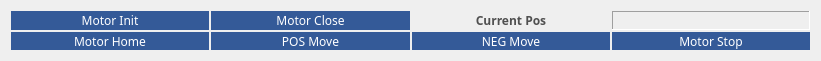
   <widget class="QWidget" name="layoutWidget">
    <property name="geometry">
     <rect>
      <x>0</x>
      <y>600</y>
      <width>821</width>
      <height>61</height>
     </rect>
    </property>
    <layout class="QGridLayout" name="gridLayout">
     <property name="spacing">
      <number>2</number>
     </property>
     <item row="0" column="0">
      <widget class="QPushButton" name="pbMotorInit">
       <property name="sizePolicy">
        <sizepolicy hsizetype="Preferred" vsizetype="Preferred">
         <horstretch>0</horstretch>
         <verstretch>0</verstretch>
        </sizepolicy>
       </property>
       <property name="font">
        <font>
         <family>微软雅黑</family>
        </font>
       </property>
       <property name="styleSheet">
        <string notr="true">QPushButton{background-color: rgb(52, 90, 152);color:white;border-radius:0px;}
QPushButton:hover{background-color: rgb(117,149,209);color:white;border-radius:0px;}
QPushButton:pressed{background-color: rgb(71, 175, 255);color:white;border-radius:0px;}</string>
       </property>
       <property name="text">
        <string>Motor Init</string>
       </property>
      </widget>
     </item>
     <item row="1" column="0">
      <widget class="QPushButton" name="pbMotorHome">
       <property name="sizePolicy">
        <sizepolicy hsizetype="Preferred" vsizetype="Preferred">
         <horstretch>0</horstretch>
         <verstretch>0</verstretch>
        </sizepolicy>
       </property>
       <property name="font">
        <font>
         <family>微软雅黑</family>
        </font>
       </property>
       <property name="styleSheet">
        <string notr="true">QPushButton{background-color: rgb(52, 90, 152);color:white;border-radius:0px;}
QPushButton:hover{background-color: rgb(117,149,209);color:white;border-radius:0px;}
QPushButton:pressed{background-color: rgb(71, 175, 255);color:white;border-radius:0px;}</string>
       </property>
       <property name="text">
        <string>Motor Home</string>
       </property>
      </widget>
     </item>
     <item row="1" column="1">
      <widget class="QPushButton" name="pbMotorPosMove">
       <property name="sizePolicy">
        <sizepolicy hsizetype="Preferred" vsizetype="Preferred">
         <horstretch>0</horstretch>
         <verstretch>0</verstretch>
        </sizepolicy>
       </property>
       <property name="font">
        <font>
         <family>微软雅黑</family>
        </font>
       </property>
       <property name="styleSheet">
        <string notr="true">QPushButton{background-color: rgb(52, 90, 152);color:white;border-radius:0px;}
QPushButton:hover{background-color: rgb(117,149,209);color:white;border-radius:0px;}
QPushButton:pressed{background-color: rgb(71, 175, 255);color:white;border-radius:0px;}</string>
       </property>
       <property name="text">
        <string>POS Move</string>
       </property>
      </widget>
     </item>
     <item row="1" column="2">
      <widget class="QPushButton" name="pbMotorNegMove">
       <property name="sizePolicy">
        <sizepolicy hsizetype="Preferred" vsizetype="Preferred">
         <horstretch>0</horstretch>
         <verstretch>0</verstretch>
        </sizepolicy>
       </property>
       <property name="font">
        <font>
         <family>微软雅黑</family>
        </font>
       </property>
       <property name="styleSheet">
        <string notr="true">QPushButton{background-color: rgb(52, 90, 152);color:white;border-radius:0px;}
QPushButton:hover{background-color: rgb(117,149,209);color:white;border-radius:0px;}
QPushButton:pressed{background-color: rgb(71, 175, 255);color:white;border-radius:0px;}</string>
       </property>
       <property name="text">
        <string>NEG Move</string>
       </property>
      </widget>
     </item>
     <item row="1" column="3">
      <widget class="QPushButton" name="pbMotorStop">
       <property name="sizePolicy">
        <sizepolicy hsizetype="Preferred" vsizetype="Preferred">
         <horstretch>0</horstretch>
         <verstretch>0</verstretch>
        </sizepolicy>
       </property>
       <property name="font">
        <font>
         <family>微软雅黑</family>
        </font>
       </property>
       <property name="styleSheet">
        <string notr="true">QPushButton{background-color: rgb(52, 90, 152);color:white;border-radius:0px;}
QPushButton:hover{background-color: rgb(117,149,209);color:white;border-radius:0px;}
QPushButton:pressed{background-color: rgb(71, 175, 255);color:white;border-radius:0px;}</string>
       </property>
       <property name="text">
        <string>Motor Stop</string>
       </property>
      </widget>
     </item>
     <item row="0" column="1">
      <widget class="QPushButton" name="pbMotorClose">
       <property name="sizePolicy">
        <sizepolicy hsizetype="Preferred" vsizetype="Preferred">
         <horstretch>0</horstretch>
         <verstretch>0</verstretch>
        </sizepolicy>
       </property>
       <property name="font">
        <font>
         <family>微软雅黑</family>
        </font>
       </property>
       <property name="styleSheet">
        <string notr="true">QPushButton{background-color: rgb(52, 90, 152);color:white;border-radius:0px;}
QPushButton:hover{background-color: rgb(117,149,209);color:white;border-radius:0px;}
QPushButton:pressed{background-color: rgb(71, 175, 255);color:white;border-radius:0px;}</string>
       </property>
       <property name="text">
        <string>Motor Close</string>
       </property>
      </widget>
     </item>
     <item row="0" column="3">
      <widget class="QLabel" name="lbCurPosShow">
       <property name="frameShape">
        <enum>QFrame::Panel</enum>
       </property>
       <property name="frameShadow">
        <enum>QFrame::Sunken</enum>
       </property>
       <property name="text">
        <string/>
       </property>
      </widget>
     </item>
     <item row="0" column="2">
      <widget class="QLabel" name="lbCurrentPos">
       <property name="font">
        <font>
         <family>微软雅黑</family>
         <weight>75</weight>
         <bold>true</bold>
        </font>
       </property>
       <property name="styleSheet">
        <string notr="true">color: rgb(80, 80, 80);</string>
       </property>
       <property name="text">
        <string>&lt;html&gt;&lt;head/&gt;&lt;body&gt;&lt;p align=&quot;center&quot;&gt;Current Pos&lt;/p&gt;&lt;/body&gt;&lt;/html&gt;</string>
       </property>
      </widget>
     </item>
    </layout>
   </widget>
